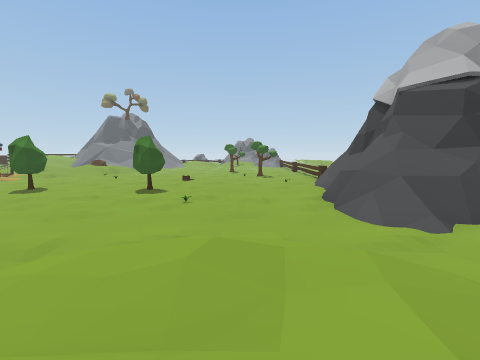
view 1 (above)

21 first-person views from a walk through a 3-D level made in the Unity game engine. The camera is 1.4 m above the floor, tilts 6° down and sees 90° across. The floor is counted in squares, 2 m on a side. Each view is taken from the middle of a square. On the plan, view 1 faces up. The plan holds only what a view shows up to about 9 squares ahead; the rest is blank. The place goes on beyond the plan.

view 2
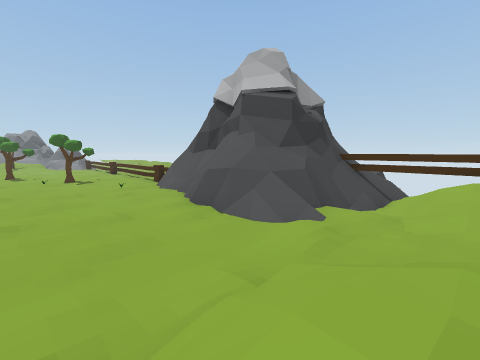

view 3
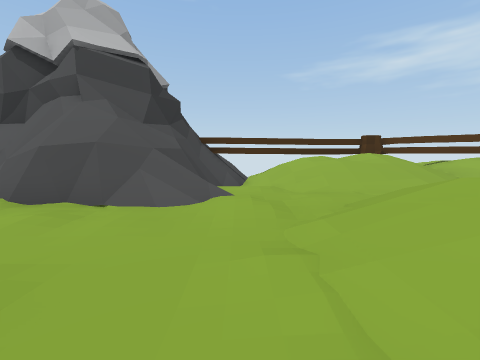

view 4
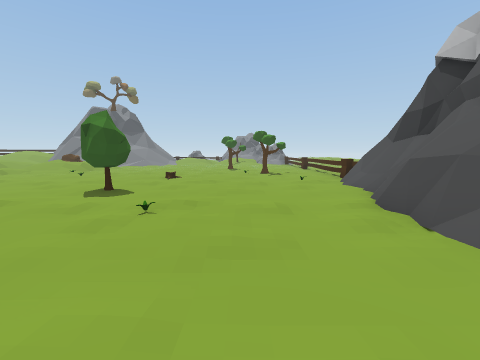

view 5
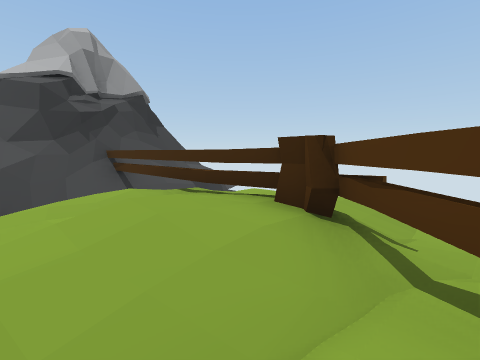

view 6
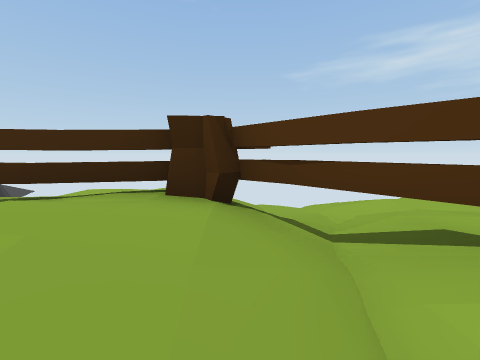

view 7
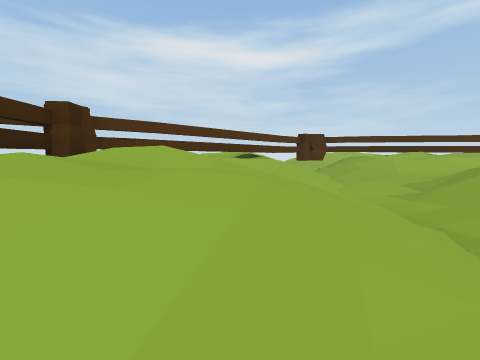

view 8
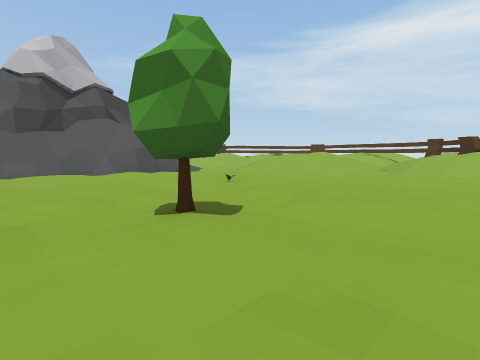

view 9
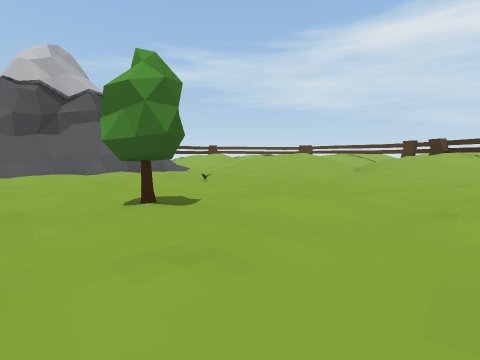

view 10
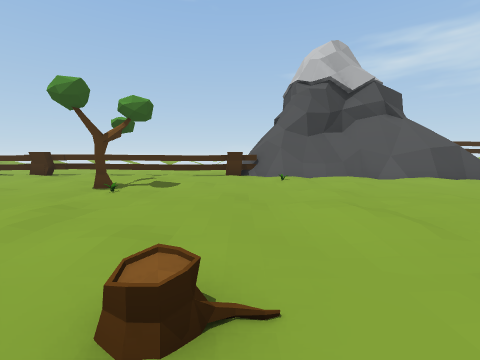

view 11
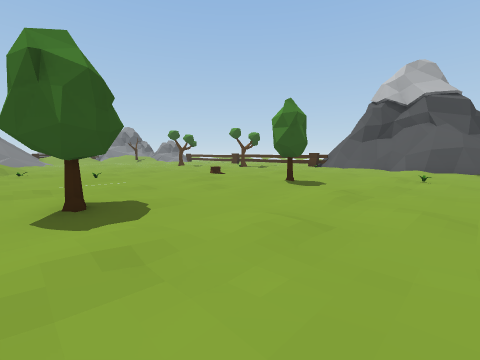

view 12
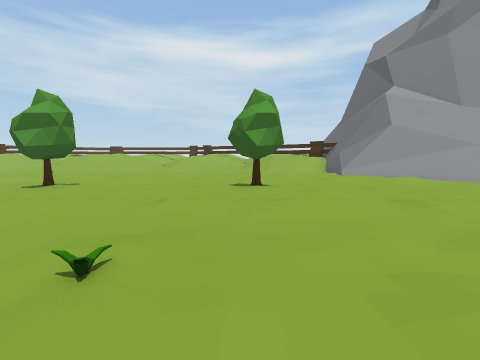

view 13
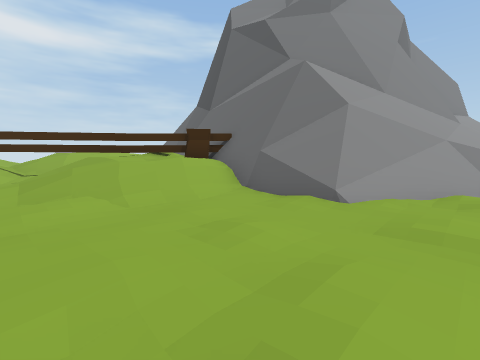

view 14
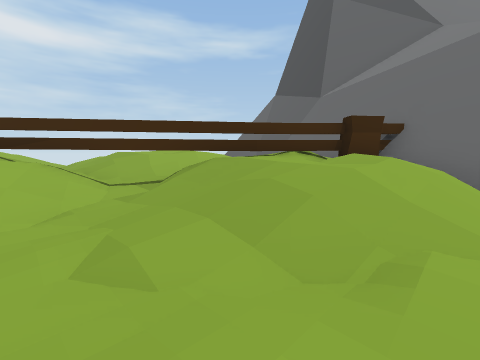

view 15
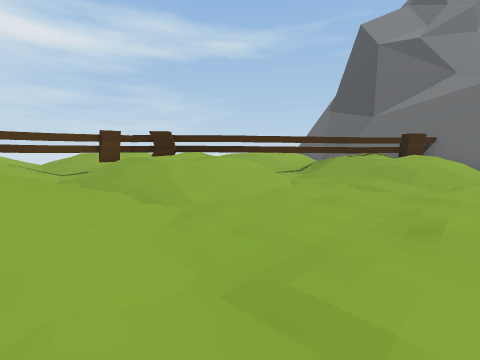

view 16
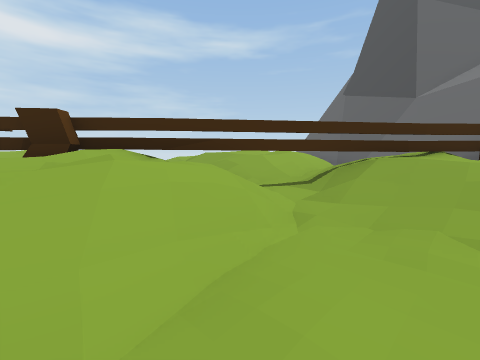

view 17
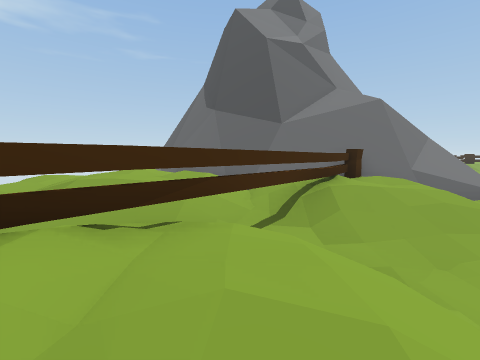

view 18
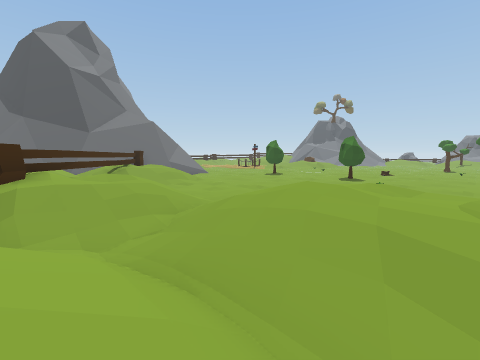

view 19
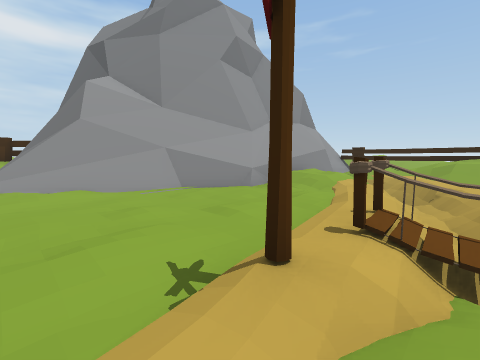

view 20
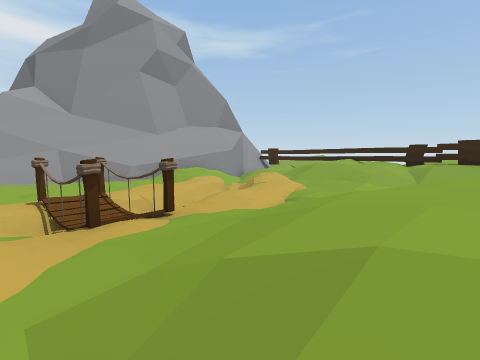

view 21
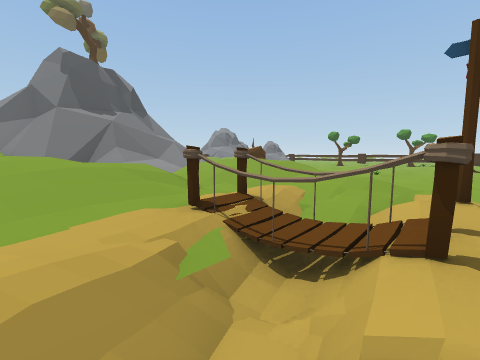

### Floor plan
Key: @ floor where view 1 was taken; # wall or solid block; x gap in a wall; . main floor; : floor 0.25 m higher than the main floor; + floor 0.75 m higher than the main floor; * floor 1 m higher than the main floor; % floor 1.5 m higher than the main floor; / step, stairs or slope; = window, fence, low wall or low ledge; ^ raised ledge; T tree; O other object.
Columns run from 17 left of view 1 to 12 right of it. Each row starts with its distance up from view 1.
 25 /#
 24 /##
 23
 22
 21                       #
 20                     ..#
 19     /*O            ...#
 18 %%*///O           ....=
 17 ///.//*//:       ..::.=
 16 /++://::::      ..T...#
 15 ::#/++..O.:.. .:.O.:.:
 14 //#/::..::O:. .::...:.=
 13 /=#:#.................#
 12 :...::..........:..O:##
 11 .....................##
 10 .....:...T...T..:...:/#
  9 ^....................##
  8 ##==:.:.:...:...:..:###
  7  ^^=//.........O....=###  #
  6  ^#^#^...:......:...##=####
  5     ##..............//###^^##^
  4     ##///...:...:..::.=/^^^
  3     #%%%/:......///...///
  2     ###%/:...://%%%/://%=^^
  1     #^^%/:..../*%%%/:/%%%^^
  0    ## ^^/://////%@%/./%%%^^^
 -1    ##^^^x^%%%*///%//////%^^^
 -2    #^^^^^^^%%//./+++.///^^^^
 -3    #^^^^^^^^#/://%///%%#^^

Where each view was taken, in squares from view 1:
view 1: 0 up, 0 right, facing up
view 2: 2 up, 1 left, facing up-right
view 3: 4 up, 1 left, facing right
view 4: 3 up, 0 right, facing up
view 5: 2 down, 5 right, facing up-right
view 6: 1 down, 5 right, facing right
view 7: 3 up, 5 right, facing down
view 8: 11 up, 6 left, facing down-right
view 9: 11 up, 7 left, facing down-right
view 10: 13 up, 4 left, facing right
view 11: 6 up, 9 left, facing up-right
view 12: 15 up, 8 left, facing down
view 13: 8 up, 8 left, facing down-left
view 14: 4 up, 7 left, facing down-left
view 15: 4 up, 2 left, facing down-left
view 16: 2 up, 5 left, facing down-left
view 17: 1 down, 5 left, facing left
view 18: 3 down, 1 right, facing up-left
view 19: 14 up, 12 left, facing down-left
view 20: 18 up, 14 left, facing down-left
view 21: 13 up, 17 left, facing up-right
